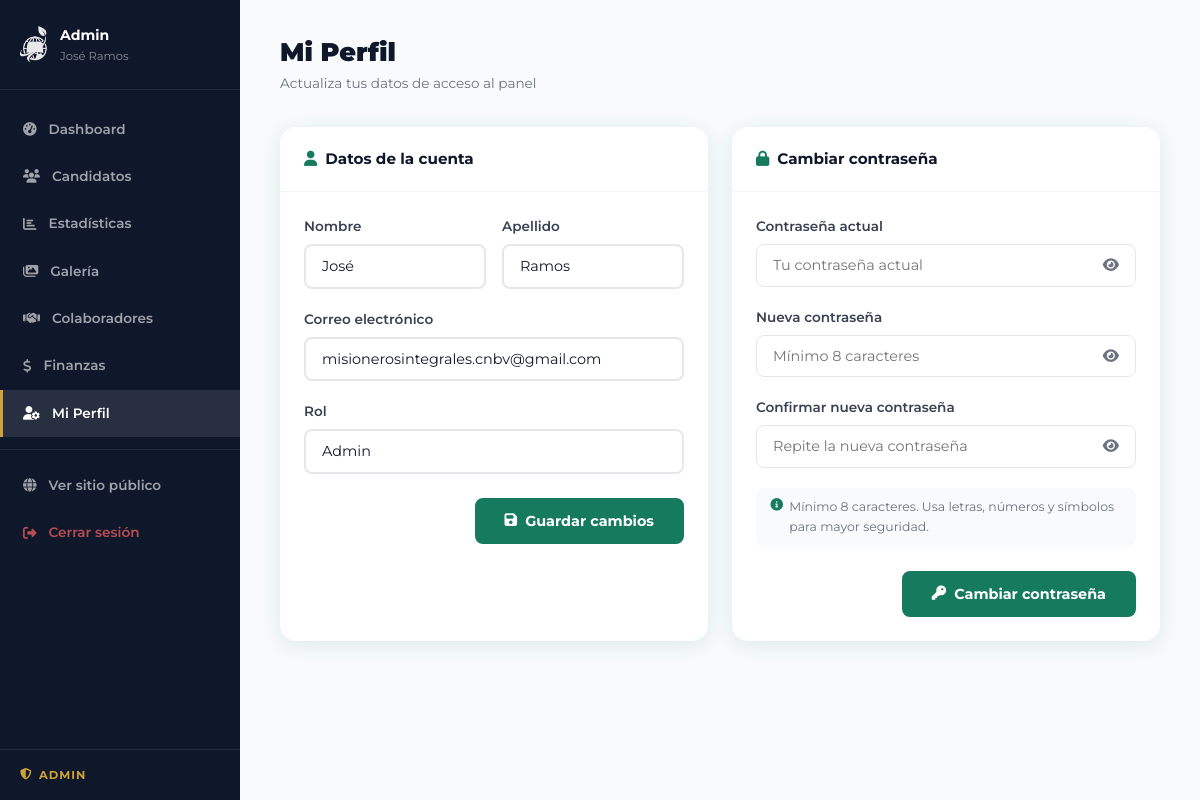
Page /admin/perfil (signed in) on the committed database.
### tables this page shows
CREATE TABLE IF NOT EXISTS usuarios (
    id           INT UNSIGNED AUTO_INCREMENT PRIMARY KEY,
    nombre       VARCHAR(100) NOT NULL,
    apellido     VARCHAR(100) NOT NULL,
    email        VARCHAR(150) NOT NULL UNIQUE,
    password     VARCHAR(255) NOT NULL COMMENT 'Hash bcrypt',
    rol          ENUM('admin','evaluador','candidato') NOT NULL DEFAULT 'candidato',
    activo       TINYINT NOT NULL DEFAULT 1,
    ultimo_acceso DATETIME NULL,
    created_at   TIMESTAMP DEFAULT CURRENT_TIMESTAMP,
    updated_at   TIMESTAMP DEFAULT CURRENT_TIMESTAMP ON UPDATE CURRENT_TIMESTAMP
);

### app/controllers/AdminController.php (called while the page is built, shortened)
<?php
class AdminController extends Controller {
    public function perfil(): void {
        $db   = Database::getConnection();
        $stmt = $db->prepare("SELECT id, nombre, apellido, email, rol FROM usuarios WHERE id = :id");
        $stmt->execute([':id' => $_SESSION['usuario_id']]);
        $usuario = $stmt->fetch();
        $this->render('admin/perfil', [
            'titulo'  => 'Mi Perfil',
            'usuario' => $usuario,
        ], 'admin');
    }
}

### app/views/admin/perfil.php (the view, shortened to what this page needs)
<div class="admin-layout">
    <?php require APP_PATH . '/views/partials/admin_sidebar.php'; ?>
    <main class="admin-main">
        <div class="admin-header">
            <div>
                <h1>Mi Perfil</h1>
                <p>Actualiza tus datos de acceso al panel</p>
            </div>
        </div>
        <div class="perfil-grid">
            <div class="admin-panel">
                <div class="admin-panel__header">
                    <h2><i class="fas fa-user"></i> Datos de la cuenta</h2>
                </div>
                <div class="perfil-form">
                    <form method="POST" action="/admin/perfil">
                        <div class="form-fila">
                            <div class="form-grupo">
                                <label>Nombre</label>
                                <input type="text" name="nombre"
                                       value="<?= htmlspecialchars($usuario['nombre'] ?? '') ?>"
                                       required placeholder="Tu nombre">
                            </div>
                            <div class="form-grupo">
                                <label>Apellido</label>
                                <input type="text" name="apellido"
                                       value="<?= htmlspecialchars($usuario['apellido'] ?? '') ?>"
                                       required placeholder="Tu apellido">
                            </div>
                        </div>
                        <div class="form-grupo">
                            <label>Correo electrónico</label>
                            <input type="email" name="email"
                                   value="<?= htmlspecialchars($usuario['email'] ?? '') ?>"
                                   required placeholder="tu@correo.com">
                        </div>
                        <div class="form-grupo">
                            <label>Rol</label>
                            <input type="text" value="<?= ucfirst($usuario['rol'] ?? '') ?>" disabled>
                        </div>
                        <div class="perfil-form__footer">
                            <button type="submit" class="btn btn--verde">
                                <i class="fas fa-save"></i> Guardar cambios
                            </button>
                        </div>
                    </form>
                </div>
            </div>
            <div class="admin-panel">
                <div class="admin-panel__header">
                    <h2><i class="fas fa-lock"></i> Cambiar contraseña</h2>
                </div>
                <div class="perfil-form">
                    <form method="POST" action="/admin/perfil">
                        <div class="form-grupo">
                            <label>Contraseña actual</label>
                            <div class="input-pass">
                                <input type="password" name="password_actual" id="pass_actual"
                                       required placeholder="Tu contraseña actual">
                                <button type="button" onclick="togglePass('pass_actual', this)">
                                    <i class="fas fa-eye"></i>
                                </button>
                            </div>
                        </div>
                        <div class="form-grupo">
                            <label>Nueva contraseña</label>
                            <div class="input-pass">
                                <input type="password" name="password_nueva" id="pass_nueva"
                                       required placeholder="Mínimo 8 caracteres">
                                <button type="button" onclick="togglePass('pass_nueva', this)">
                                    <i class="fas fa-eye"></i>
                                </button>
                            </div>
                        </div>
                        <div class="form-grupo">
                            <label>Confirmar nueva contraseña</label>
                            <div class="input-pass">
                                <input type="password" name="password_confirma" id="pass_confirma"
                                       required placeholder="Repite la nueva contraseña">
                                <button type="button" onclick="togglePass('pass_confirma', this)">
                                    <i class="fas fa-eye"></i>
                                </button>
                            </div>
                        </div>
                        <div class="pass-requisitos">
                            <i class="fas fa-info-circle"></i>
                            Mínimo 8 caracteres. Usa letras, números y símbolos para mayor seguridad.
                        </div>
                        <div class="perfil-form__footer">
                            <button type="submit" class="btn btn--verde">
                                <i class="fas fa-key"></i> Cambiar contraseña
                            </button>
                        </div>
                    </form>
                </div>
            </div>
        </div>
    </main>
</div>

### public/css/app.css (style rules this page uses)
:root { --verde: #167a5e; --verde-dark: #0f5a45; --verde-light: #e8f5f0; --verde-mid: #1e9972; --dorado: #cea237; --dorado-dark: #a8831c; --dorado-light: #fef8e7; --naranja: #F7941D; --naranja-dark: #d4780f; --azul: #003d6b; --azul-dark: #002a4a; --azul-light: #e8f2fa; --blanco: #ffffff; --crema: #faf7f0; --gris-claro: #f5f7fa; --gris: #6b7280; --gris-dark: #374151; --negro: #111827; --sombra: 0 4px 20px rgba(22, 122, 94, 0.12); --sombra-lg: 0 10px 40px rgba(22, 122, 94, 0.18); --radio: 8px; --radio-lg: 16px; --transicion: all 0.3s ease; }
*, *::before, *::after { box-sizing: border-box; margin: 0; padding: 0; }
html { scroll-behavior: smooth; }
body { font-family: 'Montserrat', sans-serif; color: var(--gris-dark); background: var(--blanco); line-height: 1.6; min-height: 100vh; display: flex; flex-direction: column; }
main { flex: 1; }
.btn { display: inline-flex; align-items: center; gap: 0.5rem; padding: 0.75rem 1.75rem; border-radius: var(--radio); font-family: 'Montserrat', sans-serif; font-weight: 700; font-size: 0.9rem; cursor: pointer; border: 2px solid transparent; transition: var(--transicion); text-align: center; }
.btn--verde { background: var(--verde); color: var(--blanco); border-color: var(--verde); }
.form-grupo { margin-bottom: 1.25rem; }
.form-grupo label { display: block; font-size: 0.85rem; font-weight: 600; color: var(--gris-dark); margin-bottom: 0.4rem; }
.form-grupo input, .form-grupo select, .form-grupo textarea { width: 100%; padding: 0.7rem 1rem; border: 2px solid #e5e7eb; border-radius: var(--radio); font-family: 'Montserrat', sans-serif; font-size: 0.9rem; color: var(--negro); transition: var(--transicion); background: var(--blanco); }
.admin-layout { display: grid; grid-template-columns: 240px 1fr; min-height: calc(100vh - 73px); }
.admin-main { background: #f8fafc; padding: 2rem 2.5rem; overflow-y: auto; }
.admin-header { display: flex; justify-content: space-between; align-items: center; margin-bottom: 2rem; flex-wrap: wrap; gap: 1rem; }
.admin-header h1 { font-size: 1.6rem; font-weight: 900; color: #0f172a; }
.admin-header p { color: var(--gris); font-size: 0.85rem; }
.admin-panel { background: var(--blanco); border-radius: var(--radio-lg); box-shadow: var(--sombra); overflow: hidden; }
.admin-panel__header { display: flex; justify-content: space-between; align-items: center; padding: 1.25rem 1.5rem; border-bottom: 1px solid #f1f5f9; }
.admin-panel__header h2 { font-size: 0.95rem; font-weight: 700; color: #0f172a; display: flex; align-items: center; gap: 0.5rem; }
.admin-panel__header h2 i { color: var(--verde); }
.body-admin { margin: 0; padding: 0; }
.body-admin .admin-layout { min-height: 100vh; }
.perfil-grid { display: grid; grid-template-columns: 1fr 1fr; gap: 1.5rem; }
.perfil-form { padding: 1.5rem; }
.perfil-form__footer { margin-top: 1.5rem; display: flex; justify-content: flex-end; }
.form-fila { display: grid; grid-template-columns: 1fr 1fr; gap: 1rem; }
.input-pass { display: flex; align-items: center; border: 1.5px solid #e5e7eb; border-radius: var(--radio); overflow: hidden; transition: border-color 0.2s; }
.input-pass input { flex: 1; border: none; padding: 0.7rem 1rem; font-size: 0.9rem; outline: none; background: transparent; }
.input-pass button { background: none; border: none; padding: 0 1rem; color: var(--gris); cursor: pointer; font-size: 0.9rem; }
.pass-requisitos { font-size: 0.78rem; color: var(--gris); background: #f8fafc; padding: 0.6rem 0.9rem; border-radius: var(--radio); margin-top: 0.5rem; display: flex; align-items: flex-start; gap: 0.4rem; }
.pass-requisitos i { color: var(--verde); margin-top: 0.1rem; }

### rows in the picture
usuarios: nombre "José", apellido "Ramos", email "misionerosintegrales.cnbv@gmail.com", rol "Admin"

### other values in the picture
$_SESSION['usuario_nombre'] "José Ramos"
$_SESSION['usuario_rol'] "ADMIN"
